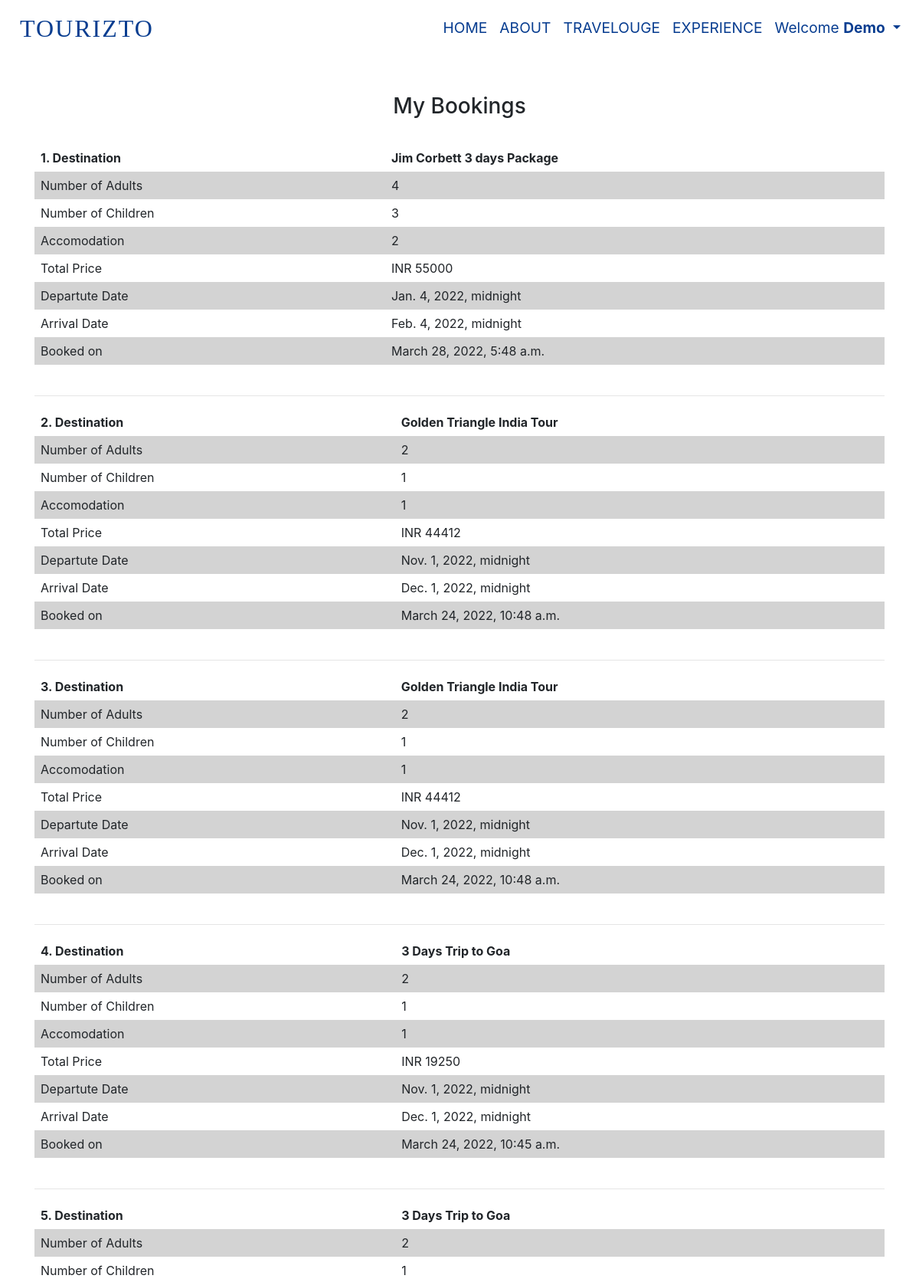
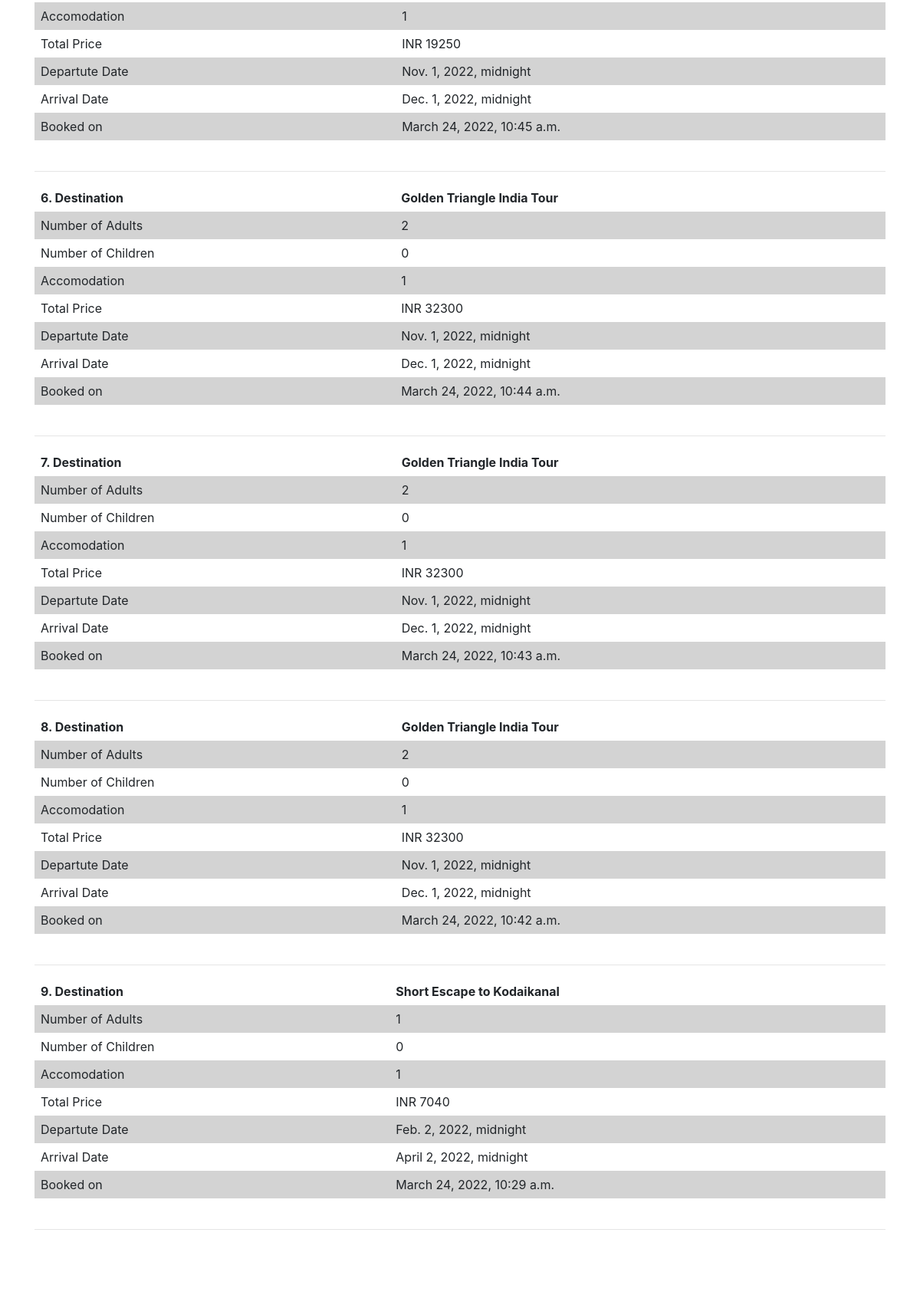
The app's page /Payments/myBookings/ (signed in, upper part) with its own data (2 pictures, top to bottom).
### Payments/models.py (models this page shows, shortened)
class Booking(models.Model):
    id=models.AutoField(primary_key=True)
    customer_name = models.ForeignKey(User, on_delete=models.CASCADE)
    customer_email = models.EmailField()
    states = [
        ('Andhra Pradesh', 'Andhra Pradesh'),
        ('Arunachal Pradesh', 'Arunachal Pradesh'),
        ('Assam', 'Assam'),
        ('Bihar', 'Bihar'),
        ('Chhattisgarh', 'Chhattisgarh'),
        ('Goa', 'Goa'),
        ('Gujarat', 'Gujarat'),
        ('Haryana', 'Haryana'),
        ('Himachal Pradesh', 'Himachal Pradesh'),
        ('Jammu and Kashmir', 'Jammu and Kashmir'),
        ('Jharkhand', 'Jharkhand'),
        ('Karnataka', 'Karnataka'),
        ('Kerala', 'Kerala'),
        ('Madhya Pradesh', 'Madhya Pradesh'),
        ('Maharashtra', 'Maharashtra'),
        ('Manipur', 'Manipur'),
        ('Meghalaya', 'Meghalaya'),
        ('Mizoram', 'Mizoram'),
        ('Nagaland', 'Nagaland'),
        ('Odisha', 'Odisha'),
        ('Punjab', 'Punjab'),
        ('Rajasthan', 'Rajasthan'),
        ('Sikkim', 'Sikkim'),
        ('Tamil Nadu', 'Tamil Nadu'),
        ('Telangana', 'Telangana'),
        ('Tripura', 'Tripura'),
        ('Uttar Pradesh', 'Uttar Pradesh'),
        ('Uttarakhand', 'Uttarakhand'),
        ('West Bengal', 'West Bengal'),
    ]
    residence_state = models.CharField(max_length=100, choices=states)
    arrival_date = models.DateTimeField("Arrival Date (mm/dd/yyyy)", auto_now=False, auto_now_add=False)
    departure_date = models.DateTimeField("Departure Date (mm/dd/yyyy)", auto_now=False, auto_now_add=False)
    number_of_adults = models.IntegerField()
    number_of_children = models.IntegerField()
    food_choices = [
        ('VEG', 'Vegetarian'),
        ('NON-VEG', 'Non-Vegetarian')
    ]
    food_preference = models.CharField(max_length=10, choices=food_choices)
    accommodation = models.IntegerField()
    timestamp = models.DateTimeField(auto_now_add=True)
    destination = models.ForeignKey(Destination, on_delete=models.CASCADE)
    total_price = models.IntegerField()

### TouriztoApp/models.py (models this page shows, shortened)
class Destination(models.Model):
    name = models.CharField(max_length=200, unique=True)
    state = models.CharField(max_length=100)
    duration = models.CharField(max_length=200)
    tagline = models.CharField(max_length=500)
    abstract = models.CharField(max_length=500)
    description = models.TextField()
    image = models.ImageField(upload_to='pics')
    price = models.IntegerField()
    offer = models.BooleanField(default=False)
    discount = models.IntegerField(default=0)
    highlights = models.TextField()
    itenary_titles = models.TextField()
    itenary = models.TextField()
    likes = models.ManyToManyField(User, related_name='likes', blank=True)

### Payments/views.py (the view)
# urls.py: path('myBookings/', views.mybookings, name='mybookings'),
def mybookings(request):
    mybookings = Booking.objects.filter(customer_name=request.user).order_by('-timestamp')
    context = {'mybookings':mybookings}
    return render(request, 'mybookings.html', context)

### templates/mybookings.html (shortened to what this page needs)
{% extends 'layout.html' %}
{% load static %}
{% block csscontent %}
    <link rel="stylesheet" type="text/css" href="{% static 'css/mybooking.css' %}">
{% endblock %}
{% block content %}
<div class="container">
    <br>
    <br>
    <h3 style="text-align: center;"> My Bookings </h3>
    <br>
    {% for mybooking in mybookings %}
    <table>
        <tr>
            <th>{{forloop.counter}}. Destination</th>
            <th>{{mybooking.destination.name}}</th>
        </tr>
        <tr>
            <td>Number of Adults</td>
            <td>{{mybooking.number_of_adults}}</td>
        </tr>
        <tr>
            <td>Number of Children</td>
            <td>{{mybooking.number_of_children}}</td>
        </tr>
        <tr>
            <td>Accomodation</td>
            <td>{{mybooking.accommodation}}</td>
        </tr>
        <tr>
            <td>Total Price</td>
            <td>INR {{mybooking.total_price}}</td>
        </tr>
        <tr>
            <td>Departute Date</td>
            <td> {{mybooking.departure_date}}</td>
        </tr>
        <tr>
            <td>Arrival Date</td>
            <td>{{mybooking.arrival_date}}</td>
        </tr>
        <tr>
            <td>Booked on</td>
            <td>{{mybooking.timestamp}}</td>
        </tr>
    </table>
    <br>
    <hr>
    {% endfor %}
    <br>
    <br>
    <br>
</div>
{% endblock %}

### templates/layout.html (shortened to what this page needs)
{% load static %}
<html lang="en">
<head>
    <link rel="stylesheet" type="text/css" href="{% static 'css/layout.css'%}">
    {% block csscontent %}
    {% endblock %}
    <link rel="stylesheet" href="https://stackpath.bootstrapcdn.com/bootstrap/4.3.1/css/bootstrap.min.css">
    <link href="{% static 'css/owl.theme.default.min.css' %}" rel="stylesheet" type="text/css">
    <link href="{% static 'css/owl.carousel.css' %}" rel="stylesheet" type="text/css">
</head>
<body>
    {% if title == 'Home' or title == 'Contact' %}
    <div class="jumbotron">
        <nav class="navbar navbar-expand-lg navbar-light">
            <a class="navbar-brand" href="{% url 'home' %}" style="font-family: 'Georgia', cursive;font-weight: 400;">TOUR✈IZTO</a>
            <button class="navbar-toggler" type="button" data-toggle="collapse" data-target="#navbarNav" aria-controls="navbarNav" aria-expanded="false" aria-label="Toggle navigation">
              <span class="navbar-toggler-icon"></span>
            </button>
            <div class="collapse navbar-collapse" id="navbarNav">
                {% if user.is_staff %}
                    <ul class="navbar-nav mr-auto">
                        <li class="nav-item">
                            <a class="nav-link" href="{% url 'new_itenary' %}">ADD DESTINATION</a>
                        </li>
                    </ul>
                {% endif %}
                <ul class="navbar-nav ml-auto">
                    <li class="nav-item active">
                        <a class="nav-link" href="{% url 'home' %}">HOME</a>
                    </li>
                    <li class="nav-item">
                        <a class="nav-link" href="{% url 'about' %}">ABOUT</a>
                    </li>
                    <li class="nav-item">
                        <a class="nav-link" href="{% url 'travelouge' %}">TRAVELOUGE</a>
                    </li>
                    <li class="nav-item">
                        <a class="nav-link" href="{% url 'experience' %}">EXPERIENCE</a>
                    </li>
                    {% if user.is_authenticated %}
                    <li class="nav-item dropdown">
                        <a class="nav-link dropdown-toggle" id="navbarDropdown" role="button" data-toggle="dropdown" aria-haspopup="true" aria-expanded="false" style="font-size: 18px;">
                        Welcome <b>{{request.user}}</b>
                        </a>
                        <div class="dropdown-menu" aria-labelledby="navbarDropdown">
                            <a class="dropdown-item" href="{% url 'profile' %}">My Profile</a>
                            <a class="dropdown-item" href="{% url 'mybookings' %}">My Bookings</a>
                            <a class="dropdown-item" href="{% url 'logoutview' %}">Logout</a>
                        </div>
                    </li>
                    {% else %}
                    <li class="nav-item" type="button" data-toggle="modal" data-target="#loginModal">
                        <a class="nav-link">LOGIN</a>
                    </li>
                    <li class="nav-item" type="button" data-toggle="modal" data-target="#signupModal">
                        <a class="nav-link">SIGNUP</a>
                    </li>
                    {% endif %}
                    <li class="nav-item">
                        <a href="{% url 'chatbot' %}">
                            <img src="{% static 'img/chat-big1.gif' %}" width="50" height="50" style="padding: 7;">
                        </a>
                    </li>
                </ul>
            </div>
        </nav>
        <br>
        <br>
        {% if title == 'Home' %}
        <div class="text-capitalize text-center">
            <br><br><br><br><br><br><br><br><br>
            <form method="GET" action="{% url 'search' %}" class="searchform">
                <fieldset>
                    <h1 style="color:darkmagenta;font-family:'Script MT',cursive;">Explore your ✈Travel Moments </h1>
                </fieldset>
                <input size="60" name="q" value="{{request.GET.q}}" placeholder="Search Destiny">
                <button type="submit" class="btn btn-primary">Search</button>
            </form>
        </div>
        {% endif %}
    </div>
    {% else %}
    <nav class="navbar navbar-expand-lg navbar-light">
        <a class="navbar-brand" href="{% url 'home' %}" style="font-family: 'Georgia', cursive;font-weight: 400;">TOURIZTO</a>
        <div class="collapse navbar-collapse" id="navbarNav">
            <ul class="navbar-nav ml-auto">
                <li class="nav-item active">
                    <a class="nav-link" href="{% url 'home' %}">HOME</a>
                </li>
                <li class="nav-item">
                    <a class="nav-link" href="{% url 'about' %}">ABOUT</a>
                </li>
                <li class="nav-item">
                    <a class="nav-link" href="{% url 'travelouge' %}">TRAVELOUGE</a>
                </li>
                <li class="nav-item">
                    <a class="nav-link" href="{% url 'experience' %}">EXPERIENCE</a>
                </li>
                {% if user.is_authenticated %}
                <li class="nav-item dropdown">
                    <a class="nav-link dropdown-toggle" id="navbarDropdown" role="button" data-toggle="dropdown" aria-haspopup="true" aria-expanded="false" style="font-size: 18px;">
                    Welcome <b>{{request.user}}</b>
                    </a>
                </li>
                {% endif %}
            </ul>
        </div>
    </nav>
    {% endif %}
    {% block content %}
    {% endblock %}
</body>
</html>

### static/css/layout.css (style rules this page uses)
* { padding:0; margin: 0; }
.nav-link { font-size: 1.2em !important; color: #083d90 !important; }
.nav-item a { border-bottom: 2px solid #ffffff00; }
.navbar-brand { color: #083d90!important; font-size: 2em!important; padding-left: 10px; letter-spacing: 2px; font-weight: 600; }

### static/css/mybooking.css (style rules this page uses)
table { border-collapse: collapse; width: 100%; }
th, td { text-align: left; padding: 8px; }
tr:nth-child(even) { background-color: lightgrey; }

### records on screen
Booking: destination.name "Jim Corbett 3 days Package", number_of_adults "4", number_of_children "3", accommodation "2", total_price "55000", departure_date "Jan. 4, 2022, midnight", arrival_date "Feb. 4, 2022, midnight", timestamp "March 28, 2022, 5:48 a.m."
Booking: destination.name "Golden Triangle India Tour", number_of_adults "2", number_of_children "1", accommodation "1", total_price "44412", departure_date "Nov. 1, 2022, midnight", arrival_date "Dec. 1, 2022, midnight", timestamp "March 24, 2022, 10:48 a.m."
Booking: destination.name "Golden Triangle India Tour", number_of_adults "2", number_of_children "1", accommodation "1", total_price "44412", departure_date "Nov. 1, 2022, midnight", arrival_date "Dec. 1, 2022, midnight", timestamp "March 24, 2022, 10:48 a.m."
Booking: destination.name "3 Days Trip to Goa", number_of_adults "2", number_of_children "1", accommodation "1", total_price "19250", departure_date "Nov. 1, 2022, midnight", arrival_date "Dec. 1, 2022, midnight", timestamp "March 24, 2022, 10:45 a.m."
Booking: destination.name "3 Days Trip to Goa", number_of_adults "2", number_of_children "1", accommodation "1", total_price "19250", departure_date "Nov. 1, 2022, midnight", arrival_date "Dec. 1, 2022, midnight", timestamp "March 24, 2022, 10:45 a.m."
Booking: destination.name "Golden Triangle India Tour", number_of_adults "2", number_of_children "0", accommodation "1", total_price "32300", departure_date "Nov. 1, 2022, midnight", arrival_date "Dec. 1, 2022, midnight", timestamp "March 24, 2022, 10:44 a.m."
Booking: destination.name "Golden Triangle India Tour", number_of_adults "2", number_of_children "0", accommodation "1", total_price "32300", departure_date "Nov. 1, 2022, midnight", arrival_date "Dec. 1, 2022, midnight", timestamp "March 24, 2022, 10:43 a.m."
Booking: destination.name "Golden Triangle India Tour", number_of_adults "2", number_of_children "0", accommodation "1", total_price "32300", departure_date "Nov. 1, 2022, midnight", arrival_date "Dec. 1, 2022, midnight", timestamp "March 24, 2022, 10:42 a.m."
Booking: destination.name "Short Escape to Kodaikanal", number_of_adults "1", number_of_children "0", accommodation "1", total_price "7040", departure_date "Feb. 2, 2022, midnight", arrival_date "April 2, 2022, midnight", timestamp "March 24, 2022, 10:29 a.m."

### other values on screen
{{ request.user }} "Demo"
